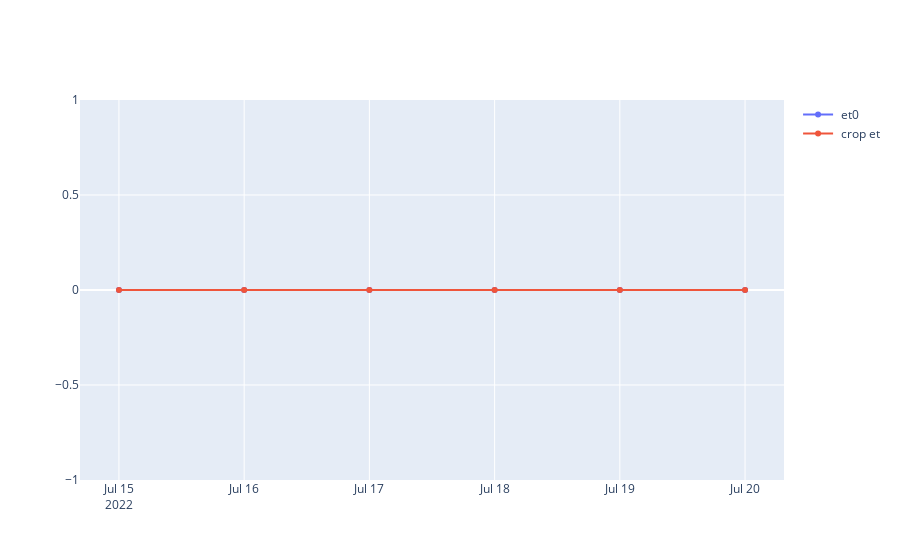

The notebook cell saved with this chart:
### Code cell
figure = go.FigureWidget(
        data=[
        go.Scatter(
            x=daily["time"],
            y=daily["et"],
            name=" et0 ",
            
        ),
        go.Scatter(
            x=daily["time"],
            y=daily["etc"],
            name=" crop et ",
            
            
        )
       
               
        ]
   
        )
figure.show()

### Figure 1 — Plotly figure (JSON) as saved in the notebook; plotly's stock layout.template omitted (floating-point values rounded to 4 significant figures)
{"data": [{"name": " et0 ", "type": "scatter", "uid": "08bed965-edcb-4a8a-b469-9ea857076348", "x": ["2022-07-15T00:00:00+00:00", "2022-07-16T00:00:00+00:00", "2022-07-17T00:00:00+00:00", "2022-07-18T00:00:00+00:00", "2022-07-19T00:00:00+00:00", "2022-07-20T00:00:00+00:00"], "y": [0, 0, 0, 0, 0, 0]}, {"name": " crop et ", "type": "scatter", "uid": "f8beed19-d1f2-4cb4-9e8e-936134381fb0", "visible": true, "x": ["2022-07-15T00:00:00+00:00", "2022-07-16T00:00:00+00:00", "2022-07-17T00:00:00+00:00", "2022-07-18T00:00:00+00:00", "2022-07-19T00:00:00+00:00", "2022-07-20T00:00:00+00:00"], "y": [0, 0, 0, 0, 0, 0]}], "layout": {"autosize": true, "xaxis": {"autorange": true, "range": ["2022-07-14 16:46:10.9165", "2022-07-20 07:13:49.0835"], "type": "date"}, "yaxis": {"autorange": true, "range": [-1, 1], "type": "linear"}}}
